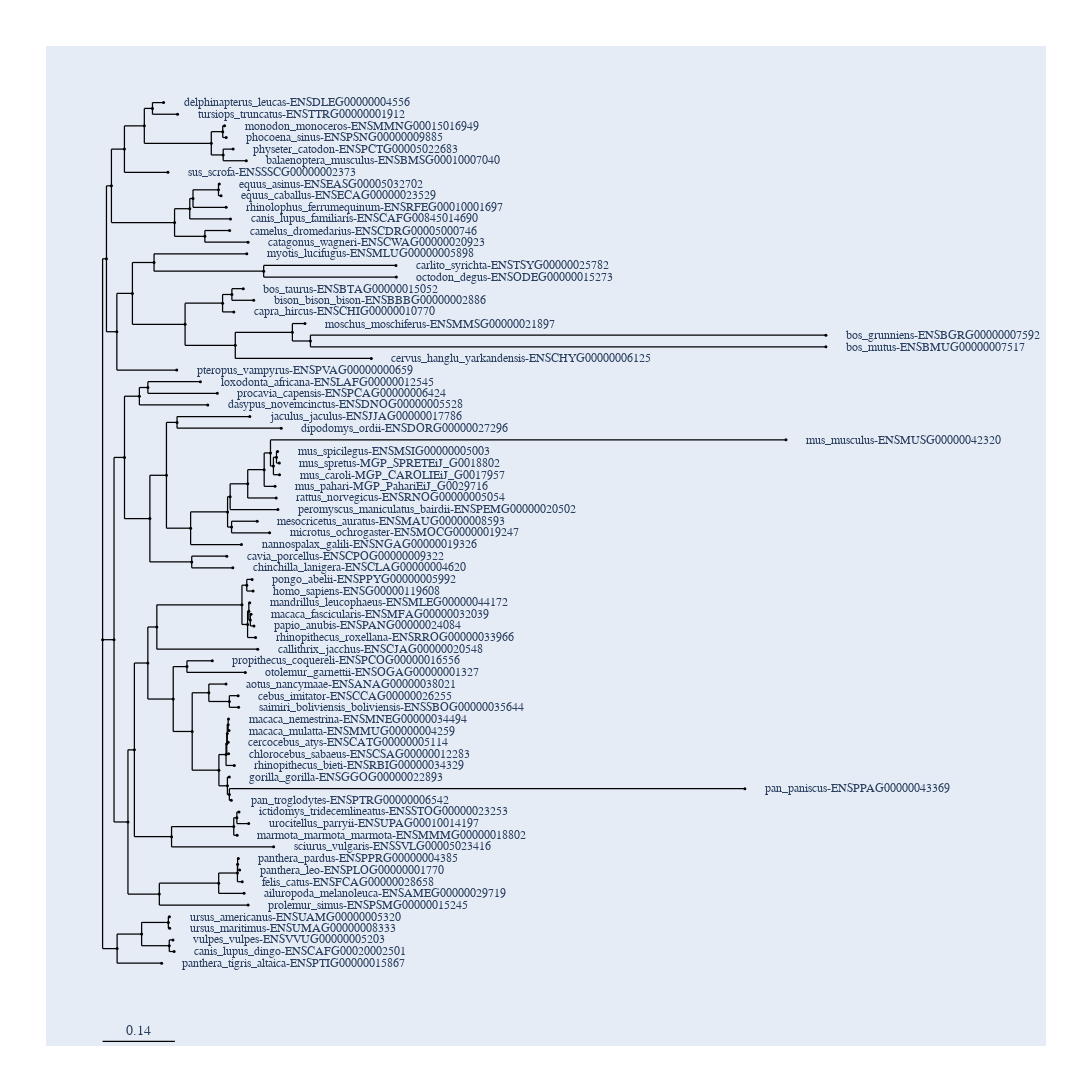

Here is the notebook cell this chart was saved with:
### Code cell
res.lf.tree.get_figure(show_support=True, threshold=0.8, height = 1200, width = 1200)

### Figure 1 — Plotly figure (JSON) as saved in the notebook; plotly's stock layout.template omitted (floating-point values rounded to 4 significant figures; data arrays with more than 128 entries replaced by an {"elided": "..."} marker saying what was removed)
{"data": [{"line": {"color": "black", "shape": "spline", "smoothing": 1.3, "width": 1.25}, "mode": "lines", "showlegend": false, "type": "scatter", "x": {"elided": "884 float values"}, "y": {"elided": "884 float values"}}, {"hoverinfo": "text", "marker": {"color": "black", "size": 3, "symbol": "circle"}, "mode": "markers", "showlegend": false, "text": {"elided": "148 str values"}, "type": "scatter", "x": {"elided": "148 float values"}, "y": {"elided": "148 float values"}}], "layout": {"annotations": [{"font": {"family": "Inconsolata, monospace", "size": 12}, "showarrow": false, "text": "delphinapterus_leucas-ENSDLEG00000004556", "textangle": 0, "x": 0.1534, "xanchor": "left", "xref": "x", "y": 48.1, "yref": "y"}, {"font": {"family": "Inconsolata, monospace", "size": 12}, "showarrow": false, "text": "tursiops_truncatus-ENSTTRG00000001912", "textangle": 0, "x": 0.1805, "xanchor": "left", "xref": "x", "y": 46.8, "yref": "y"}, {"font": {"family": "Inconsolata, monospace", "size": 12}, "showarrow": false, "text": "monodon_monoceros-ENSMMNG00015016949", "textangle": 0, "x": 0.2717, "xanchor": "left", "xref": "x", "y": 45.5, "yref": "y"}, {"font": {"family": "Inconsolata, monospace", "size": 12}, "showarrow": false, "text": "phocoena_sinus-ENSPSNG00000009885", "textangle": 0, "x": 0.2748, "xanchor": "left", "xref": "x", "y": 44.2, "yref": "y"}, {"font": {"family": "Inconsolata, monospace", "size": 12}, "showarrow": false, "text": "physeter_catodon-ENSPCTG00005022683", "textangle": 0, "x": 0.2883, "xanchor": "left", "xref": "x", "y": 42.9, "yref": "y"}, {"font": {"family": "Inconsolata, monospace", "size": 12}, "showarrow": false, "text": "balaenoptera_musculus-ENSBMSG00010007040", "textangle": 0, "x": 0.3139, "xanchor": "left", "xref": "x", "y": 41.6, "yref": "y"}, {"font": {"family": "Inconsolata, monospace", "size": 12}, "showarrow": false, "text": "sus_scrofa-ENSSSCG00000002373", "textangle": 0, "x": 0.1618, "xanchor": "left", "xref": "x", "y": 40.3, "yref": "y"}, {"font": {"family": "Inconsolata, monospace", "size": 12}, "showarrow": false, "text": "equus_asinus-ENSEASG00005032702", "textangle": 0, "x": 0.2615, "xanchor": "left", "xref": "x", "y": 39, "yref": "y"}, {"font": {"family": "Inconsolata, monospace", "size": 12}, "showarrow": false, "text": "equus_caballus-ENSECAG00000023529", "textangle": 0, "x": 0.2648, "xanchor": "left", "xref": "x", "y": 37.7, "yref": "y"}, {"font": {"family": "Inconsolata, monospace", "size": 12}, "showarrow": false, "text": "rhinolophus_ferrumequinum-ENSRFEG00010001697", "textangle": 0, "x": 0.2747, "xanchor": "left", "xref": "x", "y": 36.4, "yref": "y"}, {"font": {"family": "Inconsolata, monospace", "size": 12}, "showarrow": false, "text": "canis_lupus_familiaris-ENSCAFG00845014690", "textangle": 0, "x": 0.2831, "xanchor": "left", "xref": "x", "y": 35.1, "yref": "y"}, {"font": {"family": "Inconsolata, monospace", "size": 12}, "showarrow": false, "text": "camelus_dromedarius-ENSCDRG00005000746", "textangle": 0, "x": 0.2815, "xanchor": "left", "xref": "x", "y": 33.8, "yref": "y"}, {"font": {"family": "Inconsolata, monospace", "size": 12}, "showarrow": false, "text": "catagonus_wagneri-ENSCWAG00000020923", "textangle": 0, "x": 0.3173, "xanchor": "left", "xref": "x", "y": 32.5, "yref": "y"}, {"font": {"family": "Inconsolata, monospace", "size": 12}, "showarrow": false, "text": "myotis_lucifugus-ENSMLUG00000005898", "textangle": 0, "x": 0.3148, "xanchor": "left", "xref": "x", "y": 31.2, "yref": "y"}, {"font": {"family": "Inconsolata, monospace", "size": 12}, "showarrow": false, "text": "carlito_syrichta-ENSTSYG00000025782", "textangle": 0, "x": 0.6041, "xanchor": "left", "xref": "x", "y": 29.9, "yref": "y"}, {"font": {"family": "Inconsolata, monospace", "size": 12}, "showarrow": false, "text": "octodon_degus-ENSODEG00000015273", "textangle": 0, "x": 0.6049, "xanchor": "left", "xref": "x", "y": 28.6, "yref": "y"}, {"font": {"family": "Inconsolata, monospace", "size": 12}, "showarrow": false, "text": "bos_taurus-ENSBTAG00000015052", "textangle": 0, "x": 0.3079, "xanchor": "left", "xref": "x", "y": 27.3, "yref": "y"}, {"font": {"family": "Inconsolata, monospace", "size": 12}, "showarrow": false, "text": "bison_bison_bison-ENSBBBG00000002886", "textangle": 0, "x": 0.3281, "xanchor": "left", "xref": "x", "y": 26, "yref": "y"}, {"font": {"family": "Inconsolata, monospace", "size": 12}, "showarrow": false, "text": "capra_hircus-ENSCHIG00000010770", "textangle": 0, "x": 0.2897, "xanchor": "left", "xref": "x", "y": 24.7, "yref": "y"}, {"font": {"family": "Inconsolata, monospace", "size": 12}, "showarrow": false, "text": "moschus_moschiferus-ENSMMSG00000021897", "textangle": 0, "x": 0.4276, "xanchor": "left", "xref": "x", "y": 23.4, "yref": "y"}, {"font": {"family": "Inconsolata, monospace", "size": 12}, "showarrow": false, "text": "bos_grunniens-ENSBGRG00000007592", "textangle": 0, "x": 1.438, "xanchor": "left", "xref": "x", "y": 22.1, "yref": "y"}, {"font": {"family": "Inconsolata, monospace", "size": 12}, "showarrow": false, "text": "bos_mutus-ENSBMUG00000007517", "textangle": 0, "x": 1.438, "xanchor": "left", "xref": "x", "y": 20.8, "yref": "y"}, {"font": {"family": "Inconsolata, monospace", "size": 12}, "showarrow": false, "text": "cervus_hanglu_yarkandensis-ENSCHYG00000006125", "textangle": 0, "x": 0.5563, "xanchor": "left", "xref": "x", "y": 19.5, "yref": "y"}, {"font": {"family": "Inconsolata, monospace", "size": 12}, "showarrow": false, "text": "pteropus_vampyrus-ENSPVAG00000000659", "textangle": 0, "x": 0.1789, "xanchor": "left", "xref": "x", "y": 18.2, "yref": "y"}, {"font": {"family": "Inconsolata, monospace", "size": 12}, "showarrow": false, "text": "loxodonta_africana-ENSLAFG00000012545", "textangle": 0, "x": 0.2248, "xanchor": "left", "xref": "x", "y": 16.9, "yref": "y"}, {"font": {"family": "Inconsolata, monospace", "size": 12}, "showarrow": false, "text": "procavia_capensis-ENSPCAG00000006424", "textangle": 0, "x": 0.2576, "xanchor": "left", "xref": "x", "y": 15.6, "yref": "y"}, {"font": {"family": "Inconsolata, monospace", "size": 12}, "showarrow": false, "text": "dasypus_novemcinctus-ENSDNOG00000005528", "textangle": 0, "x": 0.239, "xanchor": "left", "xref": "x", "y": 14.3, "yref": "y"}, {"font": {"family": "Inconsolata, monospace", "size": 12}, "showarrow": false, "text": "jaculus_jaculus-ENSJJAG00000017786", "textangle": 0, "x": 0.3206, "xanchor": "left", "xref": "x", "y": 13, "yref": "y"}, {"font": {"family": "Inconsolata, monospace", "size": 12}, "showarrow": false, "text": "dipodomys_ordii-ENSDORG00000027296", "textangle": 0, "x": 0.3816, "xanchor": "left", "xref": "x", "y": 11.7, "yref": "y"}, {"font": {"family": "Inconsolata, monospace", "size": 12}, "showarrow": false, "text": "mus_musculus-ENSMUSG00000042320", "textangle": 0, "x": 1.361, "xanchor": "left", "xref": "x", "y": 10.4, "yref": "y"}, {"font": {"family": "Inconsolata, monospace", "size": 12}, "showarrow": false, "text": "mus_spicilegus-ENSMSIG00000005003", "textangle": 0, "x": 0.3746, "xanchor": "left", "xref": "x", "y": 9.1, "yref": "y"}, {"font": {"family": "Inconsolata, monospace", "size": 12}, "showarrow": false, "text": "mus_spretus-MGP_SPRETEiJ_G0018802", "textangle": 0, "x": 0.3779, "xanchor": "left", "xref": "x", "y": 7.8, "yref": "y"}, {"font": {"family": "Inconsolata, monospace", "size": 12}, "showarrow": false, "text": "mus_caroli-MGP_CAROLIEiJ_G0017957", "textangle": 0, "x": 0.3783, "xanchor": "left", "xref": "x", "y": 6.5, "yref": "y"}, {"font": {"family": "Inconsolata, monospace", "size": 12}, "showarrow": false, "text": "mus_pahari-MGP_PahariEiJ_G0029716", "textangle": 0, "x": 0.3695, "xanchor": "left", "xref": "x", "y": 5.2, "yref": "y"}, {"font": {"family": "Inconsolata, monospace", "size": 12}, "showarrow": false, "text": "rattus_norvegicus-ENSRNOG00000005054", "textangle": 0, "x": 0.3718, "xanchor": "left", "xref": "x", "y": 3.9, "yref": "y"}, {"font": {"family": "Inconsolata, monospace", "size": 12}, "showarrow": false, "text": "peromyscus_maniculatus_bairdii-ENSPEMG00000020502", "textangle": 0, "x": 0.3752, "xanchor": "left", "xref": "x", "y": 2.6, "yref": "y"}, {"font": {"family": "Inconsolata, monospace", "size": 12}, "showarrow": false, "text": "mesocricetus_auratus-ENSMAUG00000008593", "textangle": 0, "x": 0.335, "xanchor": "left", "xref": "x", "y": 1.3, "yref": "y"}, {"font": {"family": "Inconsolata, monospace", "size": 12}, "showarrow": false, "text": "microtus_ochrogaster-ENSMOCG00000019247", "textangle": 0, "x": 0.3591, "xanchor": "left", "xref": "x", "y": 0, "yref": "y"}, {"font": {"family": "Inconsolata, monospace", "size": 12}, "showarrow": false, "text": "nannospalax_galili-ENSNGAG00000019326", "textangle": 0, "x": 0.3044, "xanchor": "left", "xref": "x", "y": -1.3, "yref": "y"}, {"font": {"family": "Inconsolata, monospace", "size": 12}, "showarrow": false, "text": "cavia_porcellus-ENSCPOG00000009322", "textangle": 0, "x": 0.276, "xanchor": "left", "xref": "x", "y": -2.6, "yref": "y"}, {"font": {"family": "Inconsolata, monospace", "size": 12}, "showarrow": false, "text": "chinchilla_lanigera-ENSCLAG00000004620", "textangle": 0, "x": 0.2877, "xanchor": "left", "xref": "x", "y": -3.9, "yref": "y"}, {"font": {"family": "Inconsolata, monospace", "size": 12}, "showarrow": false, "text": "pongo_abelii-ENSPPYG00000005992", "textangle": 0, "x": 0.3251, "xanchor": "left", "xref": "x", "y": -5.2, "yref": "y"}, {"font": {"family": "Inconsolata, monospace", "size": 12}, "showarrow": false, "text": "homo_sapiens-ENSG00000119608", "textangle": 0, "x": 0.327, "xanchor": "left", "xref": "x", "y": -6.5, "yref": "y"}, {"font": {"family": "Inconsolata, monospace", "size": 12}, "showarrow": false, "text": "mandrillus_leucophaeus-ENSMLEG00000044172", "textangle": 0, "x": 0.3205, "xanchor": "left", "xref": "x", "y": -7.8, "yref": "y"}, {"font": {"family": "Inconsolata, monospace", "size": 12}, "showarrow": false, "text": "macaca_fascicularis-ENSMFAG00000032039", "textangle": 0, "x": 0.323, "xanchor": "left", "xref": "x", "y": -9.1, "yref": "y"}, {"font": {"family": "Inconsolata, monospace", "size": 12}, "showarrow": false, "text": "papio_anubis-ENSPANG00000024084", "textangle": 0, "x": 0.3286, "xanchor": "left", "xref": "x", "y": -10.4, "yref": "y"}, {"font": {"family": "Inconsolata, monospace", "size": 12}, "showarrow": false, "text": "rhinopithecus_roxellana-ENSRROG00000033966", "textangle": 0, "x": 0.3318, "xanchor": "left", "xref": "x", "y": -11.7, "yref": "y"}, {"font": {"family": "Inconsolata, monospace", "size": 12}, "showarrow": false, "text": "callithrix_jacchus-ENSCJAG00000020548", "textangle": 0, "x": 0.3359, "xanchor": "left", "xref": "x", "y": -13, "yref": "y"}, {"font": {"family": "Inconsolata, monospace", "size": 12}, "showarrow": false, "text": "propithecus_coquereli-ENSPCOG00000016556", "textangle": 0, "x": 0.2479, "xanchor": "left", "xref": "x", "y": -14.3, "yref": "y"}, {"font": {"family": "Inconsolata, monospace", "size": 12}, "showarrow": false, "text": "otolemur_garnettii-ENSOGAG00000001327", "textangle": 0, "x": 0.3119, "xanchor": "left", "xref": "x", "y": -15.6, "yref": "y"}, {"font": {"family": "Inconsolata, monospace", "size": 12}, "showarrow": false, "text": "aotus_nancymaae-ENSANAG00000038021", "textangle": 0, "x": 0.2745, "xanchor": "left", "xref": "x", "y": -16.9, "yref": "y"}, {"font": {"family": "Inconsolata, monospace", "size": 12}, "showarrow": false, "text": "cebus_imitator-ENSCCAG00000026255", "textangle": 0, "x": 0.298, "xanchor": "left", "xref": "x", "y": -18.2, "yref": "y"}, {"font": {"family": "Inconsolata, monospace", "size": 12}, "showarrow": false, "text": "saimiri_boliviensis_boliviensis-ENSSBOG00000035644", "textangle": 0, "x": 0.2989, "xanchor": "left", "xref": "x", "y": -19.5, "yref": "y"}, {"font": {"family": "Inconsolata, monospace", "size": 12}, "showarrow": false, "text": "macaca_nemestrina-ENSMNEG00000034494", "textangle": 0, "x": 0.2793, "xanchor": "left", "xref": "x", "y": -20.8, "yref": "y"}, {"font": {"family": "Inconsolata, monospace", "size": 12}, "showarrow": false, "text": "macaca_mulatta-ENSMMUG00000004259", "textangle": 0, "x": 0.2803, "xanchor": "left", "xref": "x", "y": -22.1, "yref": "y"}, {"font": {"family": "Inconsolata, monospace", "size": 12}, "showarrow": false, "text": "cercocebus_atys-ENSCATG00000005114", "textangle": 0, "x": 0.2787, "xanchor": "left", "xref": "x", "y": -23.4, "yref": "y"}, {"font": {"family": "Inconsolata, monospace", "size": 12}, "showarrow": false, "text": "chlorocebus_sabaeus-ENSCSAG00000012283", "textangle": 0, "x": 0.2795, "xanchor": "left", "xref": "x", "y": -24.7, "yref": "y"}, {"font": {"family": "Inconsolata, monospace", "size": 12}, "showarrow": false, "text": "rhinopithecus_bieti-ENSRBIG00000034329", "textangle": 0, "x": 0.2906, "xanchor": "left", "xref": "x", "y": -26, "yref": "y"}, {"font": {"family": "Inconsolata, monospace", "size": 12}, "showarrow": false, "text": "gorilla_gorilla-ENSGGOG00000022893", "textangle": 0, "x": 0.2809, "xanchor": "left", "xref": "x", "y": -27.3, "yref": "y"}, {"font": {"family": "Inconsolata, monospace", "size": 12}, "showarrow": false, "text": "pan_paniscus-ENSPPAG00000043369", "textangle": 0, "x": 1.281, "xanchor": "left", "xref": "x", "y": -28.6, "yref": "y"}, {"font": {"family": "Inconsolata, monospace", "size": 12}, "showarrow": false, "text": "pan_troglodytes-ENSPTRG00000006542", "textangle": 0, "x": 0.2847, "xanchor": "left", "xref": "x", "y": -29.9, "yref": "y"}, {"font": {"family": "Inconsolata, monospace", "size": 12}, "showarrow": false, "text": "ictidomys_tridecemlineatus-ENSSTOG00000023253", "textangle": 0, "x": 0.2996, "xanchor": "left", "xref": "x", "y": -31.2, "yref": "y"}, {"font": {"family": "Inconsolata, monospace", "size": 12}, "showarrow": false, "text": "urocitellus_parryii-ENSUPAG00010014197", "textangle": 0, "x": 0.3185, "xanchor": "left", "xref": "x", "y": -32.5, "yref": "y"}, {"font": {"family": "Inconsolata, monospace", "size": 12}, "showarrow": false, "text": "marmota_marmota_marmota-ENSMMMG00000018802", "textangle": 0, "x": 0.2961, "xanchor": "left", "xref": "x", "y": -33.8, "yref": "y"}, {"font": {"family": "Inconsolata, monospace", "size": 12}, "showarrow": false, "text": "sciurus_vulgaris-ENSSVLG00005023416", "textangle": 0, "x": 0.3669, "xanchor": "left", "xref": "x", "y": -35.1, "yref": "y"}, {"font": {"family": "Inconsolata, monospace", "size": 12}, "showarrow": false, "text": "panthera_pardus-ENSPPRG00000004385", "textangle": 0, "x": 0.2984, "xanchor": "left", "xref": "x", "y": -36.4, "yref": "y"}, {"font": {"family": "Inconsolata, monospace", "size": 12}, "showarrow": false, "text": "panthera_leo-ENSPLOG00000001770", "textangle": 0, "x": 0.3008, "xanchor": "left", "xref": "x", "y": -37.7, "yref": "y"}, {"font": {"family": "Inconsolata, monospace", "size": 12}, "showarrow": false, "text": "felis_catus-ENSFCAG00000028658", "textangle": 0, "x": 0.3059, "xanchor": "left", "xref": "x", "y": -39, "yref": "y"}, {"font": {"family": "Inconsolata, monospace", "size": 12}, "showarrow": false, "text": "ailuropoda_melanoleuca-ENSAMEG00000029719", "textangle": 0, "x": 0.3095, "xanchor": "left", "xref": "x", "y": -40.3, "yref": "y"}, {"font": {"family": "Inconsolata, monospace", "size": 12}, "showarrow": false, "text": "prolemur_simus-ENSPSMG00000015245", "textangle": 0, "x": 0.3174, "xanchor": "left", "xref": "x", "y": -41.6, "yref": "y"}, {"font": {"family": "Inconsolata, monospace", "size": 12}, "showarrow": false, "text": "ursus_americanus-ENSUAMG00000005320", "textangle": 0, "x": 0.1647, "xanchor": "left", "xref": "x", "y": -42.9, "yref": "y"}, {"font": {"family": "Inconsolata, monospace", "size": 12}, "showarrow": false, "text": "ursus_maritimus-ENSUMAG00000008333", "textangle": 0, "x": 0.1652, "xanchor": "left", "xref": "x", "y": -44.2, "yref": "y"}, {"font": {"family": "Inconsolata, monospace", "size": 12}, "showarrow": false, "text": "vulpes_vulpes-ENSVVUG00000005203", "textangle": 0, "x": 0.1716, "xanchor": "left", "xref": "x", "y": -45.5, "yref": "y"}, {"font": {"family": "Inconsolata, monospace", "size": 12}, "showarrow": false, "text": "canis_lupus_dingo-ENSCAFG00020002501", "textangle": 0, "x": 0.1738, "xanchor": "left", "xref": "x", "y": -46.8, "yref": "y"}, {"font": {"family": "Inconsolata, monospace", "size": 12}, "showarrow": false, "text": "panthera_tigris_altaica-ENSPTIG00000015867", "textangle": 0, "x": 0.1496, "xanchor": "left", "xref": "x", "y": -48.1, "yref": "y"}, {"ax": 0, "ay": 0, "showarrow": false, "text": "0.14", "x": 0.07016, "xref": "x", "y": -56.85, "yref": "y", "yshift": 10}], "autosize": true, "font": {"family": "Balto", "size": 14}, "height": 1200, "hovermode": "closest", "margin": {"b": 50, "l": 50, "pad": 4, "r": 50, "t": 50}, "shapes": [{"line": {"color": "black", "width": 1.25}, "name": "scale_bar", "type": "line", "x0": 0, "x1": 0.1403, "y0": -56.85, "y1": -56.85}], "showlegend": false, "width": 1200, "xaxis": {"visible": false}, "yaxis": {"visible": false}}}
